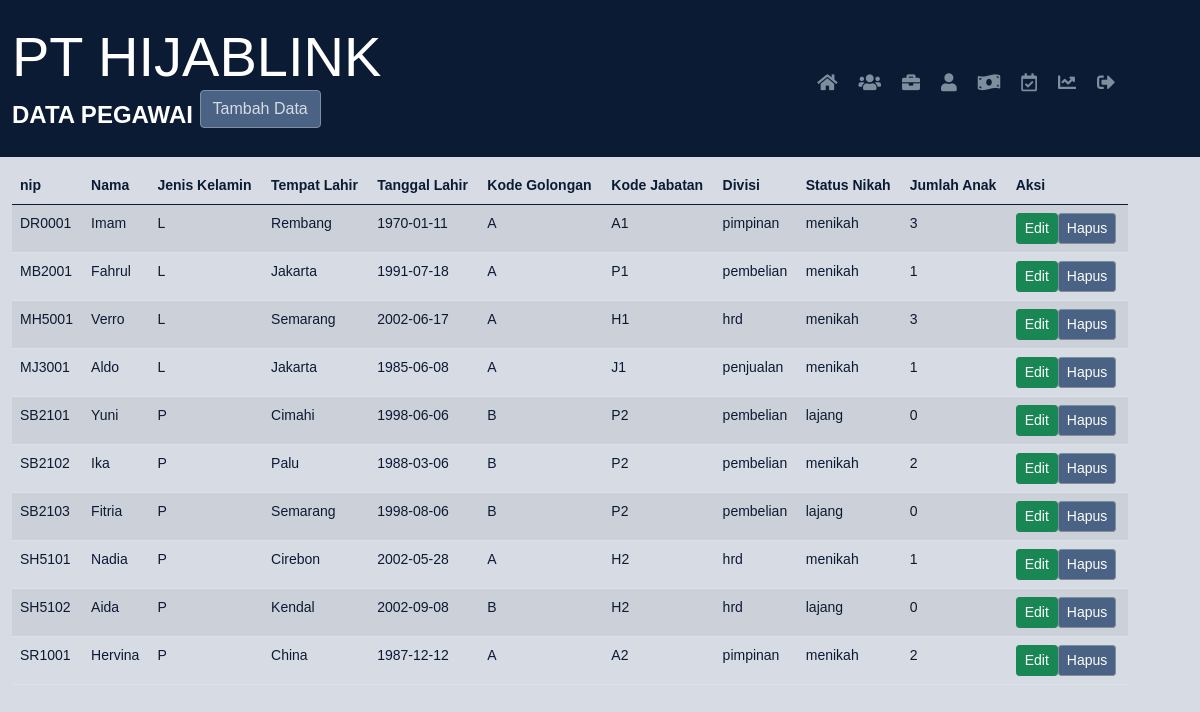
Screenshot of /pegawai.php with the database file from the repository.
### tables this page shows
CREATE TABLE `pegawai` (
  `nip` varchar(20) NOT NULL,
  `nama` varchar(40) DEFAULT NULL,
  `jenis_kelamin` char(1) DEFAULT NULL,
  `tempat_lahir` varchar(30) DEFAULT NULL,
  `tanggal_lahir` date DEFAULT NULL,
  `kode_golongan` varchar(10) DEFAULT NULL,
  `kode_jabatan` varchar(10) DEFAULT NULL,
  `divisi` varchar(20) DEFAULT NULL,
  `status_nikah` varchar(15) DEFAULT NULL,
  `jumlah_anak` int(2) DEFAULT NULL
);

### pegawai.php (the view, shortened to what this page needs)
<!DOCTYPE html>
<html>
<head>
    <link rel="stylesheet" href="https://cdnjs.cloudflare.com/ajax/libs/bootstrap/5.0.2/css/bootstrap.min.css">
    <link rel="stylesheet" href="https://cdnjs.cloudflare.com/ajax/libs/font-awesome/5.15.3/css/all.min.css">
</head>
<body>
    <nav class="navbar navbar-expand-lg navbar-dark color=#4A6284">
        <div class="container">
            <a class="navbar-brand" href="#">
                <span class="display-4">PT HIJABLINK</span>
                <br>
                DATA PEGAWAI
                <button type="button" class="btn btn-primary mb-3" data-bs-toggle="modal" data-bs-target="#addModal">Tambah Data</button>
            </a>
            <div class="navbar-collapse justify-content-end">
                <ul class="navbar-nav">
                    <li class="nav-item">
                            <a class="nav-link" href="home.html" data-bs-toggle="tooltip" data-bs-placement="bottom" title="Home">
                                <i class="fas fa-home" style="color: #7E8E9E;"></i>
                            </a>
                        </li>
                    <li class="nav-item">
                        <a class="nav-link active" href="golongan.php" data-bs-toggle="tooltip" data-bs-placement="bottom" title="Golongan">
                            <i class="fas fa-users" style="color: #7E8E9E;"></i>
                        </a>
                    </li>
                    <li class="nav-item">
                        <a class="nav-link active" href="jabatan.php" data-bs-toggle="tooltip" data-bs-placement="bottom" title="Jabatan">
                            <i class="fas fa-briefcase" style="color: #7E8E9E;"></i>
                        </a>
                    </li>
                    <li class="nav-item">
                        <a class="nav-link" href="pegawai.php" data-bs-toggle="tooltip" data-bs-placement="bottom" title="Pegawai">
                            <i class="fas fa-user" style="color: #7E8E9E;"></i>
                        </a>
                    </li>
                    <li class="nav-item">
                        <a class="nav-link" href="gaji.php" data-bs-toggle="tooltip" data-bs-placement="bottom" title="Gaji">
                            <i class="fas fa-money-bill-wave" style="color: #7E8E9E;"></i>
                        </a>
                    </li>
                    <li class="nav-item">
                        <a class="nav-link" href="presensi.php" data-bs-toggle="tooltip" data-bs-placement="bottom" title="Presensi">
                            <i class="far fa-calendar-check" style="color: #7E8E9E;"></i>
                        </a>
                    </li>
                    <li class="nav-item">
                        <a class="nav-link" href="penilaian_kinerja.php" data-bs-toggle="tooltip" data-bs-placement="bottom" title="Penilaian Kinerja">
                            <i class="fas fa-chart-line" style="color: #7E8E9E;"></i>
                        </a>
                    </li>
                    <li class="nav-item">
                        <a class="nav-link" href="login.php?logout=true" data-bs-toggle="tooltip" data-bs-placement="bottom" title="Log Out" onclick="confirmLogout(event)">
                            <i class="fas fa-sign-out-alt" style="color: #7E8E9E;"></i>
                        </a>
                    </li>
                </ul>
            </div>
        </div>
    </nav>
</body>
<body>
    <?php
    $servername = "localhost";
    $username = "root";
    $password = "";
    $database = "hijablink";
    $conn = mysqli_connect($servername, $username, $password, $database);
    ?>
    <div class="container">
        <table class="table table-striped">
            <thead>
                <tr>
                    <th>nip</th>
                    <th>Nama</th>
                    <th>Jenis Kelamin</th>
                    <th>Tempat Lahir</th>
                    <th>Tanggal Lahir</th>
                    <th>Kode Golongan</th>
                    <th>Kode Jabatan</th>
                    <th>Divisi</th>
                    <th>Status Nikah</th>
                    <th>Jumlah Anak</th>
                    <th>Aksi</th>
                </tr>
            </thead>
            <tbody>
                <?php
                    $query = "SELECT * FROM pegawai";
                    $result = mysqli_query($conn, $query);
                    while ($data = mysqli_fetch_assoc($result)) {
                        echo "<tr>";
                        echo "<td>".$data['nip']."</td>";
                        echo "<td>".$data['nama']."</td>";
                        echo "<td>".$data['jenis_kelamin']."</td>";
                        echo "<td>".$data['tempat_lahir']."</td>";
                        echo "<td>".$data['tanggal_lahir']."</td>";
                        echo "<td>".$data['kode_golongan']."</td>";
                        echo "<td>".$data['kode_jabatan']."</td>";
                        echo "<td>".$data['divisi']."</td>";
                        echo "<td>".$data['status_nikah']."</td>";
                        echo "<td>".$data['jumlah_anak']."</td>";
                        echo "<td>";
                        echo "<button type='button' class='btn btn-success btn-sm' data-bs-toggle='modal' data-bs-target='#editModal' onclick='openEditModal(\"".$data['nip']."\", \"".$data['nama']."\", \"".$data['jenis_kelamin']."\", \"".$data['tempat_lahir']."\", \"".$data['tanggal_lahir']."\", \"".$data['kode_golongan']."\", \"".$data['kode_jabatan']."\", \"".$data['divisi']."\", \"".$data['status_nikah']."\", \"".$data['jumlah_anak']."\")'>Edit</button>";
                        echo "<button type='button' class='btn btn-danger btn-sm' onclick='deleteData(\"".$data['nip']."\")'>Hapus</button>";
                        echo "</td>";
                        echo "</tr>";
                    }
                ?>
            </tbody>
        </table>
    </div>
</body>
</html>

### pegawai.php (style rules this page uses)
body { background-color: #D7DBE4; font-family: Arial, sans-serif; margin: 0; padding: 0; background-repeat: no-repeat; background-size: cover; background-position: center; padding-top: 0px; padding-left: 0px; }
.container { margin-top: 10px; margin-left: 0px; }
.navbar { background-color: #0B1B34; }
.navbar-brand { color: #D7DBE4; font-size: 24px; font-weight: bold; margin-left: 0px; }
.navbar-nav .nav-link { color: #7E8E9E; font-size: 18px; font-weight: bold; transition: color 0.3s; }
.navbar-nav .nav-link.active { color: #0B1B34; }
.navbar-nav .nav-link i { margin-right: 5px; }
.navbar-nav .nav-link.active i { color: #0B1B34; }
th { background-color: #7E8E9E; color: #0B1B34; font-size: 14px; text-align: left; padding-left: 0px; }
td { background-color: #D7DBE4; color: #0B1B34; font-size: 14px; text-align: left; padding-left: 0px; }
.btn-primary { background-color: #4A6284; border-color: #7E8E9E; }
.btn-danger { background-color: #4A6284; border-color: #7E8E9E; }
.btn-primary, .btn-secondary { color: #D7DBE4; }
.table { margin-left: 0px; }

### rows the page displays
pegawai: nip "DR0001", nama "Imam", jenis_kelamin "L", tempat_lahir "Rembang", tanggal_lahir "1970-01-11", kode_golongan "A", kode_jabatan "A1", divisi "pimpinan", status_nikah "menikah", jumlah_anak "3"
pegawai: nip "MB2001", nama "Fahrul", jenis_kelamin "L", tempat_lahir "Jakarta", tanggal_lahir "1991-07-18", kode_golongan "A", kode_jabatan "P1", divisi "pembelian", status_nikah "menikah", jumlah_anak "1"
pegawai: nip "MH5001", nama "Verro", jenis_kelamin "L", tempat_lahir "Semarang", tanggal_lahir "2002-06-17", kode_golongan "A", kode_jabatan "H1", divisi "hrd", status_nikah "menikah", jumlah_anak "3"
pegawai: nip "MJ3001", nama "Aldo", jenis_kelamin "L", tempat_lahir "Jakarta", tanggal_lahir "1985-06-08", kode_golongan "A", kode_jabatan "J1", divisi "penjualan", status_nikah "menikah", jumlah_anak "1"
pegawai: nip "SB2101", nama "Yuni", jenis_kelamin "P", tempat_lahir "Cimahi", tanggal_lahir "1998-06-06", kode_golongan "B", kode_jabatan "P2", divisi "pembelian", status_nikah "lajang", jumlah_anak "0"
pegawai: nip "SB2102", nama "Ika", jenis_kelamin "P", tempat_lahir "Palu", tanggal_lahir "1988-03-06", kode_golongan "B", kode_jabatan "P2", divisi "pembelian", status_nikah "menikah", jumlah_anak "2"
pegawai: nip "SB2103", nama "Fitria", jenis_kelamin "P", tempat_lahir "Semarang", tanggal_lahir "1998-08-06", kode_golongan "B", kode_jabatan "P2", divisi "pembelian", status_nikah "lajang", jumlah_anak "0"
pegawai: nip "SH5101", nama "Nadia", jenis_kelamin "P", tempat_lahir "Cirebon", tanggal_lahir "2002-05-28", kode_golongan "A", kode_jabatan "H2", divisi "hrd", status_nikah "menikah", jumlah_anak "1"
pegawai: nip "SH5102", nama "Aida", jenis_kelamin "P", tempat_lahir "Kendal", tanggal_lahir "2002-09-08", kode_golongan "B", kode_jabatan "H2", divisi "hrd", status_nikah "lajang", jumlah_anak "0"
pegawai: nip "SR1001", nama "Hervina", jenis_kelamin "P", tempat_lahir "China", tanggal_lahir "1987-12-12", kode_golongan "A", kode_jabatan "A2", divisi "pimpinan", status_nikah "menikah", jumlah_anak "2"
